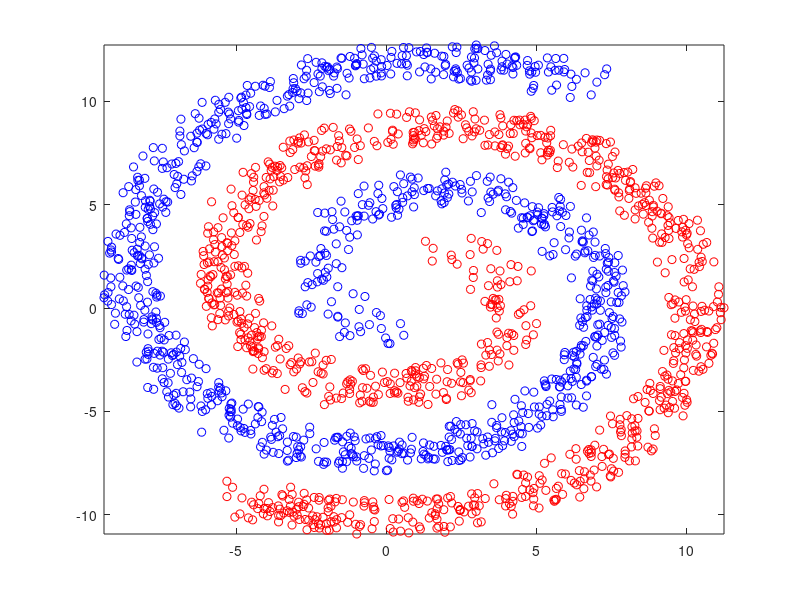

Write the MATLAB code that produced this figure. (Note: this script raises an error after producing the figure.)
%% Clear workspace

% INSERT CODE WHERE INDICATED
% Written by Benoit Seguin & Victor Kristof, EPFL for PCML 2015
% All rights reserved

clear;
close all;

%% Exercise 1.1

load('two_spirals.mat')
X = two_spirals(:, 1:2);
y = two_spirals(:, 3);
N = length(y);

% Visualization
figure(1);
plot(X(y==1, 1), X(y==1, 2), 'ob'); hold on;
plot(X(y==-1, 1), X(y==-1, 2), 'or');
xlim([min(X(:, 1)) max(X(:, 1))]);
ylim([min(X(:, 2)) max(X(:, 2))]);

% Normalize features (store the mean and variance)
mean_X = mean(X);
X_norm = X - ones(N, 1) * mean_X;
std_X = std(X_norm);
X_norm = X_norm*diag(1 ./ std_X);
tX = [ones(N, 1) X_norm];

% ENTER CODE FOR PENALIZED LOGISTIC REGRESSION
y_pen = y;
y_pen(y == -1) = 0;
betas = penLogisticRegression(y_pen, tX, 0.001, 0.1);

% Create a 2D meshgrid of values of heights and weights
h = min(X(:,1)):.01:max(X(:,1));
w = min(X(:,2)):1:max(X(:,2));
[hx, wx] = meshgrid(h,w);
% Predict for each pair, i.e. create tX for each [hx,wx]
% and then predict the value. After that you should
% reshape `pred` so that you can use `contourf`.
% For this you need to understand how `meshgrid` works.

N_test = length(hx(:));
X_pred = [hx(:), wx(:)];
X_pred_norm = X_pred - ones(N_test,1) * mean_X;
X_pred_norm = X_pred_norm * diag(1./std_X);

% Form (y,tX) to get regression data in matrix form
% tX_pred = [ones(N_test,1),X_pred_norm];
tX_pred = [ones(N_test, 1) X_pred_norm];

% IMPLEMENT PREDICTION FOR EACH TEST POINT
pred = tX_pred * betas;

pred = reshape(pred, size(hx));

% Plot the decision surface
figure(2)
contourf(hx, wx, pred, 1); hold on;
%colormap(jet(4))
% Plot indiviual data points
males = (y==1);
females = (y==-1);
myBlue = [0.06 0.06 1];
myRed = [1 0.06 0.06];
plot(X(males,1), X(males,2), 'xr', 'color', myRed, 'linewidth', 2, ...
'markerfacecolor', myRed); hold on;
plot(X(females,1), X(females,2),'or','color', ...
myBlue,'linewidth', 2, 'markerfacecolor', myBlue); hold on;
xlabel('height');
ylabel('weight');
xlim([min(h) max(h)]);
ylim([min(w) max(w)]);
grid on;

%% Exercise 1.2

load('height_weight_gender.mat');
height = height * 0.025;
weight = weight * 0.454;
y = double(gender);
y(y==0) = -1;
X = [height(:) weight(:)];
N = length(y);

% Randomly permute data
idx = randperm(N);
y = y(idx);
X = X(idx,:);
% Subsample
y = y(1:200);
X = X(1:200, :);
N = length(y);

% Normalize features (store the mean and variance)
mean_X = mean(X);
X_norm = X - ones(N, 1) * mean_X;
std_X = std(X_norm);
X_norm = X_norm*diag(1 ./ std_X);
tX = X_norm;

% COMPLETE linear_kernel.m WITH CODE FOR THE LINEAR KERNEL
K = linear_kernel(tX, tX);

% Compute parameters
C = 0.1;
[alphas, beta0] = SMO(K, y, C);

stem(alphas);

% Visualize SVM classification and margins
% Create a 2D meshgrid of values of heights and weights
h = min(X(:,1)):.01:max(X(:,1));
w = min(X(:,2)):1:max(X(:,2));
[hx, wx] = meshgrid(h,w);
% Predict for each pair, i.e. create tX for each [hx,wx]
% and then predict the value. After that you should
% reshape `pred` so that you can use `contourf`.
% For this you need to understand how `meshgrid` works.

N_test = length(hx(:));
X_pred = [hx(:), wx(:)];
X_pred_norm = X_pred - ones(N_test,1) * mean_X;
X_pred_norm = X_pred_norm * diag(1./std_X);

% Form (y,tX) to get regression data in matrix form
tX_pred = X_pred_norm;

% IMPLEMENT PREDICTION FOR EACH TEST POINT
%pred = ones(size(hx, 1) * size(hx, 2), 1);
SV_inds = find(alphas>0);
X_SV = X_norm(SV_inds, :);
y_SV = y(SV_inds, :);
alphas_SV = alphas(SV_inds);
kernel_pred = linear_kernel(tX_pred, X_SV);
pred = kernel_pred * (alphas_SV .* y_SV) + beta0;

pred = reshape(pred, size(hx));

% Plot the decision surface
contourf(hx, wx, pred, [1, 0, -1, -4]); hold on;
colormap(jet(5))
% Plot indiviual data points
males = (y==1);
females = (y==-1);
myBlue = [0.06 0.06 1];
myRed = [1 0.06 0.06];
plot(X(males,1), X(males,2), 'xr', 'color', myRed, 'linewidth', 2, ...
'markerfacecolor', myRed); hold on;
plot(X(females,1), X(females,2),'or','color', ...
myBlue,'linewidth', 2, 'markerfacecolor', myBlue); hold on;
% Plot support vectors
plot(X(alphas>0, 1), X(alphas>0, 2),'o','linewidth', 2, 'color', 'black');
xlabel('height');
ylabel('weight');
xlim([min(h) max(h)]);
ylim([min(w) max(w)]);
grid on;

%% Exercise 1.3

load('two_spirals.mat')
X = two_spirals(:, 1:2);
y = two_spirals(:, 3);
N = length(y);

% Randomly permute data
idx = randperm(N);
y = y(idx);
X = X(idx,:);
% Subsample
y = y(1:2000);
X = X(1:2000, :);
N = length(y);

% Normalize features (store the mean and variance)
mean_X = mean(X);
X_norm = X - ones(N, 1) * mean_X;
std_X = std(X_norm);
X_norm = X_norm*diag(1 ./ std_X);
tX = X_norm;

% COMPLETE rbf_kernel.m WITH CODE FOR THE RBF KERNEL
gamma = 1;
K = rbf_kernel(tX, tX, gamma);

% Compute parameters
C = 1;
[alphas, beta0] = SMO(K, y, C);

% Visualize SVM classification and margins
% Create a 2D meshgrid of values of heights and weights
h = min(X(:,1)):.01:max(X(:,1));
w = min(X(:,2)):1:max(X(:,2));
[hx, wx] = meshgrid(h,w);
% Predict for each pair, i.e. create tX for each [hx,wx]
% and then predict the value. After that you should
% reshape `pred` so that you can use `contourf`.
% For this you need to understand how `meshgrid` works.

N_test = length(hx(:));
X_pred = [hx(:), wx(:)];
X_pred_norm = X_pred - ones(N_test,1) * mean_X;
X_pred_norm = X_pred_norm * diag(1./std_X);

% Form (y,tX) to get regression data in matrix form
% tX_pred = [ones(N_test,1),X_pred_norm];
tX_pred = X_pred_norm;
kernel_pred = rbf_kernel(tX_pred, tX, gamma);

% IMPLEMENT PREDICTION FOR EACH TEST POINT
pred = ones(size(hx, 1) * size(hx, 2), 1);

pred = reshape(pred, size(hx));

% Plot the decision surface
contourf(hx, wx, pred, [1, 0, -1, -2]); hold on;
%colormap(jet(6))
% Plot indiviual data points
males = (y==1);
females = (y==-1);
myBlue = [0.06 0.06 1];
myRed = [1 0.06 0.06];
plot(X(males,1), X(males,2), 'xr', 'color', myRed, 'linewidth', 2, ...
'markerfacecolor', myRed); hold on;
plot(X(females,1), X(females,2),'or','color', ...
myBlue,'linewidth', 2, 'markerfacecolor', myBlue); hold on;
% Plot support vectors
plot(X(alphas>0, 1), X(alphas>0, 2),'o','linewidth', 2, 'color', 'black');
xlim([min(h) max(h)]);
ylim([min(w) max(w)]);
grid on;
